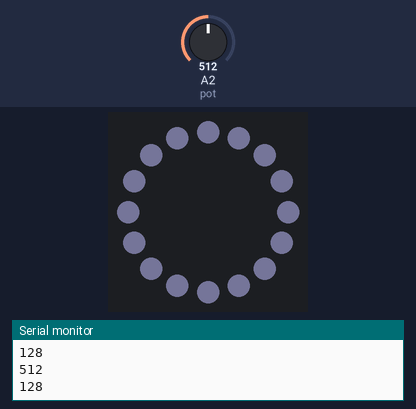
Simulated run of this sketch. Board: Arduino Nano, built with avr-gcc and run on an emulated ATmega328P. Shown: 16 RGB LEDs in a ring, first at the top, clockwise, the last lines printed to the serial monitor. The inputs (shaded band) are chosen by the test bench; at power-on: A2 (pot) = 512. Dim RGB values are drawn brighter than linear.

Above: at 1.3 s.
1.4 s: A2 (pot) set to 530
3.0 s: A2 (pot) set to 775
4.5 s: A2 (pot) set to 803
6.0 s: A2 (pot) set to 122
At 7.2 s:
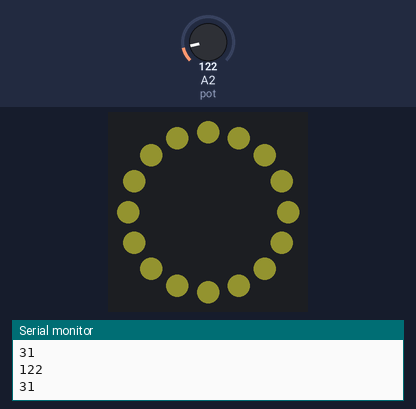
7.5 s: A2 (pot) set to 188
9.0 s: A2 (pot) set to 214
Timing chart, 0 to 11.5 s (numbered marks = the images above; inputs shaded):
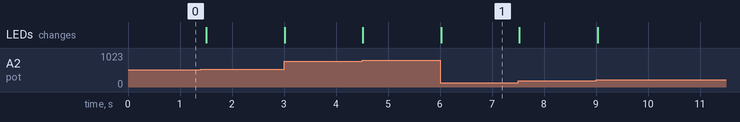

The sketch:

potentiometer-neopixel.ino
```cpp
#include <Adafruit_NeoPixel.h>

/*
 *  Testing potentiometer - read from pot, map its value to 0-255 then apply as the blue component in a color
 *  GND to GND RAIL
 *  5V to + RAIL
 *  + on Potentiometer to + rail
 *  - on potentiometer to GND rail
 *  Note - potentiometer is 1k
 *  Middle wire on potentiometer to A2
 *  +RAIL to VCC on neopixel
 *  GND RAIL to GN on neopixel
 *  D12 to control on neopixel
 */

 // constants
 const byte NEO = 12; // alias pin 12 for neopixel
 const byte LED_COUNT = 16; // define the number of leds in ring
 const byte pot = A2; //alias pin A2 to pot

// create the neopixel ring object. Pass in number of leds, the pin, and the other two
// params depend on which model you have
Adafruit_NeoPixel ring(LED_COUNT, NEO, NEO_GRB + NEO_KHZ800);

 //define some colours
 uint32_t magenta = ring.Color(255, 0, 255);
 uint32_t green = ring.Color (0, 255, 0);
 uint32_t red = ring.Color (255, 0, 0);
 uint32_t blue = ring.Color (0, 0, 255);

// var for potentionmeter reads
int val = 0;
byte mappedValue = map(val, 0, 1023, 0, 16); // map the 0-1023 output of the potentionmeter to 0-16 to match the pixel ids

// define some functions

void fill(uint32_t color) { // fill whole ring with one color passed in
  ring.fill(color, 0, LED_COUNT);
  ring.show();
}

void fill_pixel(uint32_t color, int pixel) { // fill one named pixel with color
  ring.clear();
  ring.setPixelColor(pixel, color);
  ring.show();
}

void circle(uint32_t color) { //have the passed in color go round in a loop
    for(int i=0; i < LED_COUNT; i++) { // For each pixel in strip...
    fill_pixel(color, i);         //  Set pixel's color (in RAM)
    ring.show();                          //  Update strip to match
    delay(300);                           //  Pause for a moment
  }
}

void setup() {
  ring.begin();
  ring.show(); // Initialize all pixels to 'off'
  ring.setBrightness(50);
  Serial.begin(9600);
}

void loop() {
  val = analogRead(pot);    // read the value from the sensor
  byte mappedSensorValue = map(val, 0, 1023, 1, 255);
  int r = 100;
  int g = 100;
  int b = mappedSensorValue;
  uint32_t gen_color = ring.Color (r, g, b);
  fill(gen_color);
  delay(500);
  Serial.println(val);
  Serial.println(mappedSensorValue);
}
```

Measured:
- after the input at 6.0 s, the LEDs: change at once (image 1)
